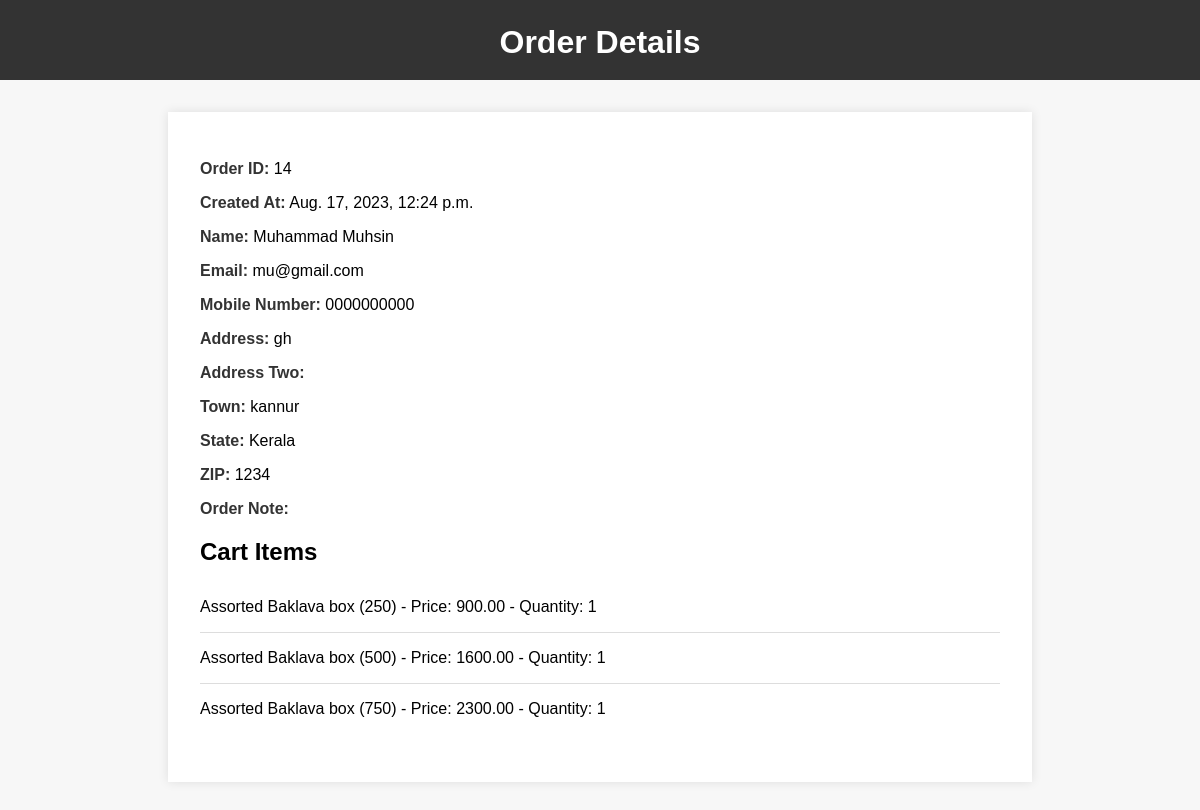
The app's page /order_view/14/ (signed in) with its own data.
### Core/models.py (models this page shows, shortened)
class Order(models.Model):
    cart = models.ManyToManyField(Cart)
    first_name = models.CharField(max_length=200, null=True, blank=True)
    last_name = models.CharField(max_length=200, null=True, blank=True)
    email = models.EmailField( null=True, blank=True)
    mobile_number = models.CharField(max_length=50, null=True, blank=True)
    address = models.CharField(max_length=200, null=True, blank=True)
    address_two = models.CharField(max_length=50, null=True, blank=True)
    town = models.CharField(max_length=50, null=True, blank=True)
    state = models.CharField(max_length=100, null=True, blank=True)
    zip = models.CharField(max_length=100, null=True, blank=True)
    order_note = models.CharField(max_length=500, null=True, blank=True)
    created_at = models.DateTimeField(auto_now_add=True)

class Cart(models.Model):
    user_session_key = models.CharField(max_length=100)
    product = models.ForeignKey(Product, on_delete=models.CASCADE)
    quantity = models.PositiveIntegerField(default=1)
    ordered = models.BooleanField(default=False)

class Product(models.Model):
    name = models.CharField(max_length=100)
    image = models.ImageField(upload_to='product_image', null=True)
    price = models.DecimalField(max_digits=10, decimal_places=2)
    description = models.CharField(max_length=100, null=True, blank=True)

### Core/views.py (the view)
# urls.py: path('order_view/<int:order_id>/', order_view, name='order_view'),
@login_required
def order_view(request, order_id):
    order = Order.objects.get(id=order_id)
    context = {'order': order}
    return render(request, 'Core/order_view.html', context)

### templates/Core/order_view.html (shortened to what this page needs)
<!DOCTYPE html>
<html>
<head>
</head>
<body>
<header>
    <h1>Order Details</h1>
</header>
<div class="container">
    <p><strong>Order ID:</strong> {{ order.id }}</p>
    <p><strong>Created At:</strong> {{ order.created_at }}</p>
    <p><strong>Name:</strong> {{ order.first_name }} {{ order.last_name }}</p>
    <p><strong>Email:</strong> {{ order.email }}</p>
    <p><strong>Mobile Number:</strong> {{ order.mobile_number }}</p>
    <p><strong>Address:</strong> {{ order.address }}</p>
    <p><strong>Address Two:</strong> {{ order.address_two }}</p>
    <p><strong>Town:</strong> {{ order.town }}</p>
    <p><strong>State:</strong> {{ order.state }}</p>
    <p><strong>ZIP:</strong> {{ order.zip }}</p>
    <p><strong>Order Note:</strong> {{ order.order_note }}</p>
    <h2>Cart Items</h2>
    <ul>
        {% for cart_item in order.cart.all %}
            <li>{{ cart_item.product.name }} - Price: {{ cart_item.product.price }} - Quantity: {{ cart_item.quantity }}</li>
        {% endfor %}
    </ul>
</div>
</body>
</html>

### templates/Core/order_view.html (style rules this page uses)
body { font-family: Arial, sans-serif; background-color: #f7f7f7; margin: 0; padding: 0; }
header { background-color: #333; color: #fff; text-align: center; padding: 3px; }
.container { max-width: 800px; margin: 2rem auto; padding: 2rem; background-color: #fff; box-shadow: 0 0 10px rgba(0, 0, 0, 0.1); }
h1 { font-size: 2rem; margin-bottom: 1rem; }
h2 { font-size: 1.5rem; margin-bottom: 1rem; }
strong { color: #333; }
ul { list-style: none; padding: 0; }
li { border-bottom: 1px solid #ddd; padding: 1rem 0; }
li:last-child { border-bottom: none; }

### records on screen
Order: id "14", created_at "Aug. 17, 2023, 12:24 p.m.", first_name "Muhammad", last_name "Muhsin", email "mu@gmail.com", mobile_number "0000000000", address "gh", town "kannur", state "Kerala", zip "1234"
Cart: product.name "Assorted Baklava box (250)", product.price "900.00", quantity "1"
Cart: product.name "Assorted Baklava box (500)", product.price "1600.00", quantity "1"
Cart: product.name "Assorted Baklava box (750)", product.price "2300.00", quantity "1"
